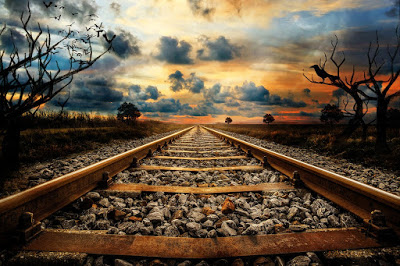
#> input picture OpenCV/Assignment 1/1.1/img.jpg, 400 x 266 px
$ python application.py
#> lines starting #> are read from the running program, lines starting #| are printed output that depends on the picture
import cv2

img = cv2.imread("img.jpg")
#> img is the input picture: shape (266, 400, 3); mean B, G, R 65.2, 83.7, 99.1
gray = cv2.cvtColor(img,cv2.COLOR_BGR2GRAY)
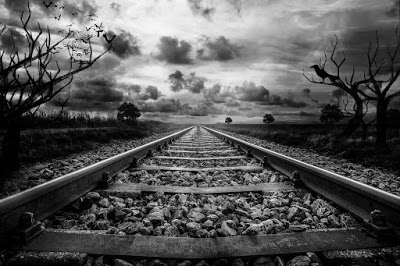
#> gray: shape (266, 400); min 0, max 249, mean 86.2

cv2.imwrite("gray_img.jpg",gray)

cv2.imshow("Display",gray)
cv2.waitKey(0) & 0xff
cv2.destroyAllWindows()
